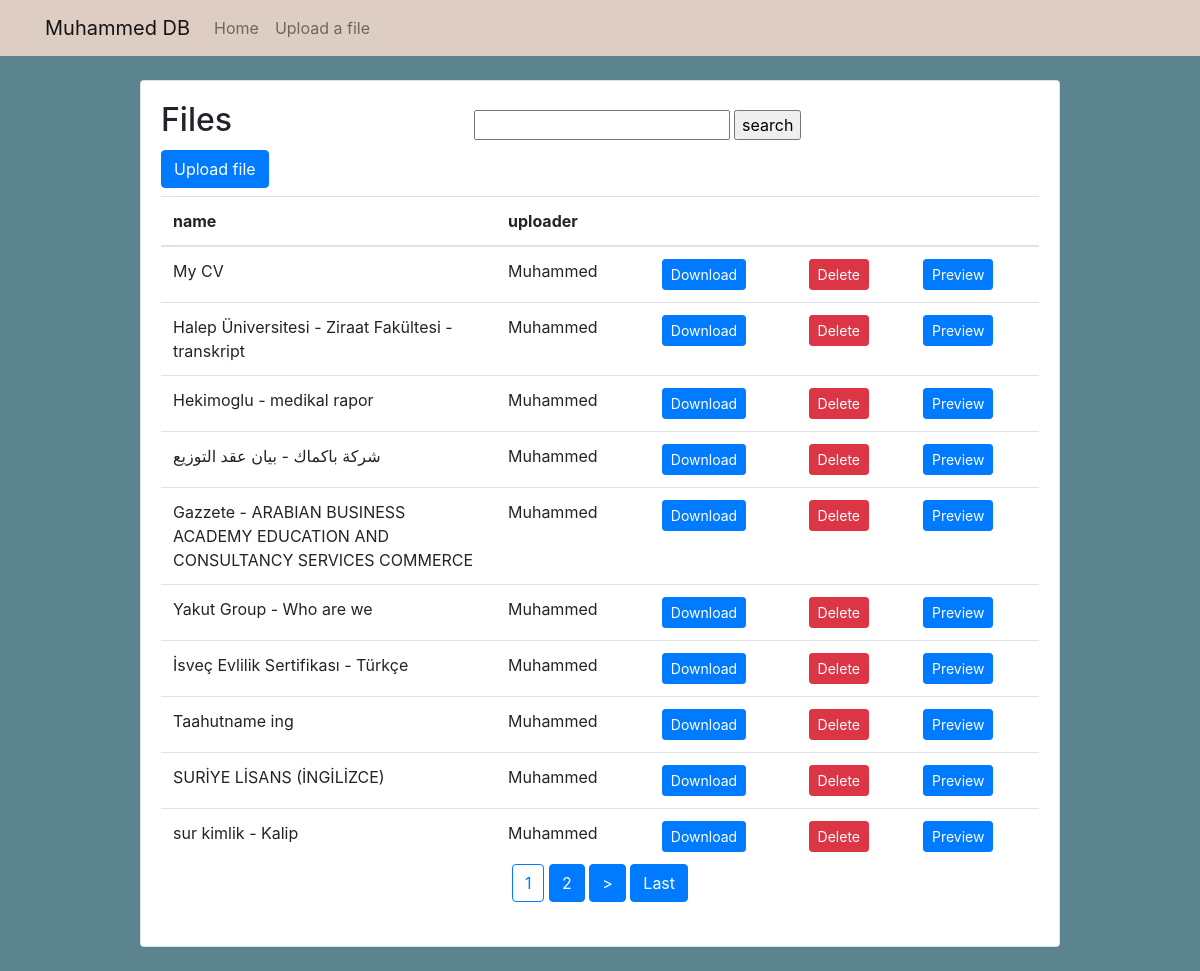
The page / on the database its author committed.
### home/models.py (models this page shows, shortened)
class Pdf(models.Model):
    name = models.CharField(max_length=100, null=False, default="No name")
    pdf = models.FileField(upload_to='files')
    uploader = models.CharField(max_length=100, null=True)

### home/views.py (the view)
# urls.py: path("", views.BookListView.as_view(), name="home"),
class BookListView(ListView):
    model = Pdf
    template_name = "home/class_book_list.html"
    context_object_name = "pdf"
    paginate_by = 10
    def get_queryset(self):
        query = self.request.GET.get('q')
        if query:
            object_list = self.model.objects.order_by('-id').filter(name__icontains=query)
        else:
            object_list = self.model.objects.all().order_by('-id')
        return object_list

### home/templates/home/class_book_list.html (shortened to what this page needs)
{% extends 'home/base.html' %}
{% block content %}
<h2 style="display: inline-block">Files</h2>
<center style="display: inline-block; margin-left: 27%; margin-right: 22%">
  <form method="GET">
    <input type="text" name="q" value="{{ request.GET.q }}" />
    <input class="button" type="submit" value="search" />
  </form>
</center>
<h2 style="display: inline-block">
  <a style="display: inline-block" href="{% url 'upload' %}" class="btn btn-primary">Upload file</a>
</h2>
<table class="table mb-0">
  <thead>
    <tr>
      <th style="width: 335px; padding: 12px">name</th>
      <th>uploader</th>
      <th></th>
      <th></th>
      <th></th>
    </tr>
  </thead>
  <tbody>
    {% for pdf in pdf %}
    <tr>
      <td style="width: 335px; padding: 12px">{{pdf.name}}</td>
      <td>{{pdf.uploader}}</td>
      <td>
        <a download="{{pdf.pdf.url}}" href="{{pdf.pdf.url}}" class="btn btn-primary btn-sm">Download</a>
      </td>
      <td>
        <form action="{% url 'delete' pdf.pk %}" method="post">
          <input type="submit" value="Delete" class="btn btn-danger btn-sm" />
        </form>
      </td>
      <td>
        <a href="{% url 'preview' pdf.pk %}" class="btn btn-primary btn-sm" target="_blank_">Preview</a>
      </td>
    </tr>
    {% endfor %}
  </tbody>
</table>
{% endblock %}

### static/css/app.css (style rules this page uses)
body { background-color: #5c848e; }

### rows shown on the page
Pdf: name "My CV", uploader "Muhammed"
Pdf: name "Halep Üniversitesi - Ziraat Fakültesi - transkript", uploader "Muhammed"
Pdf: name "Hekimoglu - medikal rapor", uploader "Muhammed"
Pdf: name "شركة باكماك - بيان عقد التوزيع", uploader "Muhammed"
Pdf: name "Gazzete - ARABIAN BUSINESS ACADEMY EDUCATION AND CONSULTANCY SERVICES COMMERCE", uploader "Muhammed"
Pdf: name "Yakut Group - Who are we", uploader "Muhammed"
Pdf: name "İsveç Evlilik Sertifikası - Türkçe", uploader "Muhammed"
Pdf: name "Taahutname ing", uploader "Muhammed"
Pdf: name "SURİYE LİSANS (İNGİLİZCE)", uploader "Muhammed"
Pdf: name "sur kimlik - Kalip", uploader "Muhammed"

### other values the page prints
{{ num }} "1"
{{ num }} "2"
